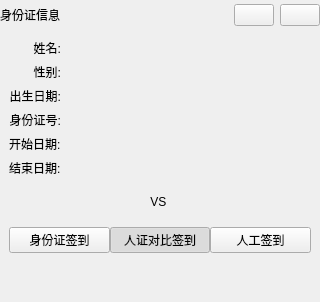
       <widget class="QWidget" name="idCardContainer" native="true">
        <property name="sizePolicy">
         <sizepolicy hsizetype="Preferred" vsizetype="Preferred">
          <horstretch>0</horstretch>
          <verstretch>0</verstretch>
         </sizepolicy>
        </property>
        <property name="minimumSize">
         <size>
          <width>320</width>
          <height>0</height>
         </size>
        </property>
        <property name="maximumSize">
         <size>
          <width>3200</width>
          <height>16777215</height>
         </size>
        </property>
        <property name="class" stdset="0">
         <string>Container</string>
        </property>
        <layout class="QGridLayout" name="gridLayout_2">
         <property name="leftMargin">
          <number>0</number>
         </property>
         <property name="topMargin">
          <number>0</number>
         </property>
         <property name="rightMargin">
          <number>0</number>
         </property>
         <property name="bottomMargin">
          <number>0</number>
         </property>
         <property name="spacing">
          <number>0</number>
         </property>
         <item row="0" column="0">
          <widget class="QWidget" name="widget_10" native="true">
           <property name="class" stdset="0">
            <string>ContainerTitlebar</string>
           </property>
           <layout class="QHBoxLayout" name="horizontalLayout_2">
            <property name="leftMargin">
             <number>0</number>
            </property>
            <property name="topMargin">
             <number>0</number>
            </property>
            <property name="rightMargin">
             <number>0</number>
            </property>
            <property name="bottomMargin">
             <number>0</number>
            </property>
            <item>
             <widget class="QLabel" name="idCardLabel">
              <property name="sizePolicy">
               <sizepolicy hsizetype="Expanding" vsizetype="Preferred">
                <horstretch>0</horstretch>
                <verstretch>0</verstretch>
               </sizepolicy>
              </property>
              <property name="minimumSize">
               <size>
                <width>40</width>
                <height>30</height>
               </size>
              </property>
              <property name="maximumSize">
               <size>
                <width>4000</width>
                <height>30</height>
               </size>
              </property>
              <property name="text">
               <string>身份证信息</string>
              </property>
              <property name="class" stdset="0">
               <string>TitleIcon</string>
              </property>
             </widget>
            </item>
            <item>
             <widget class="QPushButton" name="shutdownPasswordButton">
              <property name="text">
               <string/>
              </property>
             </widget>
            </item>
            <item>
             <widget class="QPushButton" name="signInManualButton2">
              <property name="text">
               <string/>
              </property>
             </widget>
            </item>
           </layout>
          </widget>
         </item>
         <item row="1" column="0">
          <widget class="QWidget" name="widget_9" native="true">
           <property name="sizePolicy">
            <sizepolicy hsizetype="Preferred" vsizetype="Expanding">
             <horstretch>0</horstretch>
             <verstretch>0</verstretch>
            </sizepolicy>
           </property>
           <property name="class" stdset="0">
            <string>ContainerContentWidget</string>
           </property>
           <layout class="QGridLayout" name="gridLayout_17">
            <property name="topMargin">
             <number>9</number>
            </property>
            <item row="6" column="0" colspan="2">
             <widget class="QWidget" name="widget_19" native="true">
              <property name="sizePolicy">
               <sizepolicy hsizetype="Preferred" vsizetype="Preferred">
                <horstretch>0</horstretch>
                <verstretch>0</verstretch>
               </sizepolicy>
              </property>
              <layout class="QGridLayout" name="gridLayout_16">
               <item row="0" column="0">
                <spacer name="horizontalSpacer">
                 <property name="orientation">
                  <enum>Qt::Horizontal</enum>
                 </property>
                 <property name="sizeHint" stdset="0">
                  <size>
                   <width>40</width>
                   <height>20</height>
                  </size>
                 </property>
                </spacer>
               </item>
               <item row="0" column="2">
                <widget class="QLabel" name="label_42">
                 <property name="minimumSize">
                  <size>
                   <width>30</width>
                   <height>0</height>
                  </size>
                 </property>
                 <property name="maximumSize">
                  <size>
                   <width>50</width>
                   <height>16777215</height>
                  </size>
                 </property>
                 <property name="text">
                  <string>VS </string>
                 </property>
                 <property name="alignment">
                  <set>Qt::AlignCenter</set>
                 </property>
                 <property name="class" stdset="0">
                  <string>VS</string>
                 </property>
                </widget>
               </item>
               <item row="0" column="1">
                <widget class="QLabel" name="idCardPictureLabel">
                 <property name="minimumSize">
                  <size>
                   <width>50</width>
                   <height>0</height>
                  </size>
                 </property>
                 <property name="text">
                  <string/>
                 </property>
                 <property name="class" stdset="0">
                  <string>FacePicture</string>
                 </property>
                </widget>
               </item>
               <item row="0" column="3">
                <widget class="QLabel" name="facePictureLabel">
                 <property name="minimumSize">
                  <size>
                   <width>50</width>
                   <height>0</height>
                  </size>
                 </property>
                 <property name="text">
                  <string/>
                 </property>
                 <property name="class" stdset="0">
                  <string>FacePicture</string>
                 </property>
                </widget>
               </item>
               <item row="0" column="4">
                <spacer name="horizontalSpacer_2">
                 <property name="orientation">
                  <enum>Qt::Horizontal</enum>
                 </property>
                 <property name="sizeHint" stdset="0">
                  <size>
                   <width>40</width>
                   <height>20</height>
                  </size>
                 </property>
                </spacer>
               </item>
              </layout>
             </widget>
            </item>
            <item row="8" column="0" colspan="2">
             <widget class="QWidget" name="signInModeWidget" native="true">
              <layout class="QHBoxLayout" name="horizontalLayout">
               <property name="spacing">
                <number>0</number>
               </property>
               <property name="leftMargin">
                <number>0</number>
               </property>
               <property name="topMargin">
                <number>0</number>
               </property>
               <property name="rightMargin">
                <number>0</number>
               </property>
               <property name="bottomMargin">
                <number>0</number>
               </property>
               <item>
                <widget class="QPushButton" name="signInModeSimpleButton">
                 <property name="sizePolicy">
                  <sizepolicy hsizetype="Minimum" vsizetype="Fixed">
                   <horstretch>0</horstretch>
                   <verstretch>0</verstretch>
                  </sizepolicy>
                 </property>
                 <property name="text">
                  <string>身份证签到</string>
                 </property>
                 <property name="checkable">
                  <bool>true</bool>
                 </property>
                 <property name="checked">
                  <bool>false</bool>
                 </property>
                 <property name="flat">
                  <bool>false</bool>
                 </property>
                 <property name="class" stdset="0">
                  <string>GroupButton</string>
                 </property>
                 <property name="position" stdset="0">
                  <string>first</string>
                 </property>
                 <attribute name="buttonGroup">
                  <string notr="true">buttonGroup</string>
                 </attribute>
                </widget>
               </item>
               <item>
                <widget class="QPushButton" name="signInModeWithFaceButton">
                 <property name="sizePolicy">
                  <sizepolicy hsizetype="Minimum" vsizetype="Fixed">
                   <horstretch>0</horstretch>
                   <verstretch>0</verstretch>
                  </sizepolicy>
                 </property>
                 <property name="text">
                  <string>人证对比签到</string>
                 </property>
                 <property name="checkable">
                  <bool>true</bool>
                 </property>
                 <property name="checked">
                  <bool>true</bool>
                 </property>
                 <property name="flat">
                  <bool>false</bool>
                 </property>
                 <property name="class" stdset="0">
                  <string>GroupButton</string>
                 </property>
                 <attribute name="buttonGroup">
                  <string notr="true">buttonGroup</string>
                 </attribute>
                </widget>
               </item>
               <item>
                <widget class="QPushButton" name="signInManualButton">
                 <property name="text">
                  <string>人工签到</string>
                 </property>
                 <property name="checkable">
                  <bool>true</bool>
                 </property>
                 <property name="class" stdset="0">
                  <string>GroupButton</string>
                 </property>
                 <property name="position" stdset="0">
                  <string>last</string>
                 </property>
                 <attribute name="buttonGroup">
                  <string notr="true">buttonGroup</string>
                 </attribute>
                </widget>
               </item>
              </layout>
             </widget>
            </item>
            <item row="5" column="1">
             <widget class="QLabel" name="endDateLabel">
              <property name="text">
               <string/>
              </property>
              <property name="class" stdset="0">
               <string>IdCardInfo</string>
              </property>
             </widget>
            </item>
            <item row="9" column="0">
             <spacer name="verticalSpacer_2">
              <property name="orientation">
               <enum>Qt::Vertical</enum>
              </property>
              <property name="sizeHint" stdset="0">
               <size>
                <width>20</width>
                <height>40</height>
               </size>
              </property>
             </spacer>
            </item>
            <item row="3" column="0">
             <widget class="QLabel" name="label_27">
              <property name="text">
               <string>身份证号:</string>
              </property>
              <property name="alignment">
               <set>Qt::AlignRight|Qt::AlignTrailing|Qt::AlignVCenter</set>
              </property>
              <property name="class" stdset="0">
               <string>Info</string>
              </property>
             </widget>
            </item>
            <item row="0" column="0">
             <widget class="QLabel" name="label_24">
              <property name="sizePolicy">
               <sizepolicy hsizetype="Preferred" vsizetype="Preferred">
                <horstretch>0</horstretch>
                <verstretch>0</verstretch>
               </sizepolicy>
              </property>
              <property name="text">
               <string>姓名:</string>
              </property>
              <property name="alignment">
               <set>Qt::AlignRight|Qt::AlignTrailing|Qt::AlignVCenter</set>
              </property>
              <property name="class" stdset="0">
               <string>Info</string>
              </property>
             </widget>
            </item>
            <item row="4" column="1">
             <widget class="QLabel" name="startDateLabel">
              <property name="text">
               <string/>
              </property>
              <property name="class" stdset="0">
               <string>IdCardInfo</string>
              </property>
             </widget>
            </item>
            <item row="3" column="1">
             <widget class="QLabel" name="idCardNoLabel">
              <property name="text">
               <string/>
              </property>
              <property name="class" stdset="0">
               <string>IdCardInfo</string>
              </property>
             </widget>
            </item>
            <item row="4" column="0">
             <widget class="QLabel" name="label_32">
              <property name="sizePolicy">
               <sizepolicy hsizetype="Maximum" vsizetype="Preferred">
                <horstretch>0</horstretch>
                <verstretch>0</verstretch>
               </sizepolicy>
              </property>
              <property name="text">
               <string>开始日期:</string>
              </property>
              <property name="class" stdset="0">
               <string>Info</string>
              </property>
             </widget>
            </item>
            <item row="0" column="1">
             <widget class="QLabel" name="nameLabel">
              <property name="text">
               <string/>
              </property>
              <property name="class" stdset="0">
               <string>IdCardInfo</string>
              </property>
             </widget>
            </item>
            <item row="2" column="1">
             <widget class="QLabel" name="birthdayLabel">
              <property name="text">
               <string/>
              </property>
              <property name="class" stdset="0">
               <string>IdCardInfo</string>
              </property>
             </widget>
            </item>
            <item row="2" column="0">
             <widget class="QLabel" name="label_26">
              <property name="text">
               <string>出生日期:</string>
              </property>
              <property name="alignment">
               <set>Qt::AlignRight|Qt::AlignTrailing|Qt::AlignVCenter</set>
              </property>
              <property name="class" stdset="0">
               <string>Info</string>
              </property>
             </widget>
            </item>
            <item row="1" column="1">
             <widget class="QLabel" name="genderLabel">
              <property name="text">
               <string/>
              </property>
              <property name="class" stdset="0">
               <string>IdCardInfo</string>
              </property>
             </widget>
            </item>
            <item row="5" column="0">
             <widget class="QLabel" name="label_33">
              <property name="text">
               <string>结束日期:</string>
              </property>
              <property name="class" stdset="0">
               <string>Info</string>
              </property>
             </widget>
            </item>
            <item row="1" column="0">
             <widget class="QLabel" name="label_25">
              <property name="text">
               <string>性别:</string>
              </property>
              <property name="alignment">
               <set>Qt::AlignRight|Qt::AlignTrailing|Qt::AlignVCenter</set>
              </property>
              <property name="class" stdset="0">
               <string>Info</string>
              </property>
             </widget>
            </item>
           </layout>
          </widget>
         </item>
        </layout>
       </widget>
